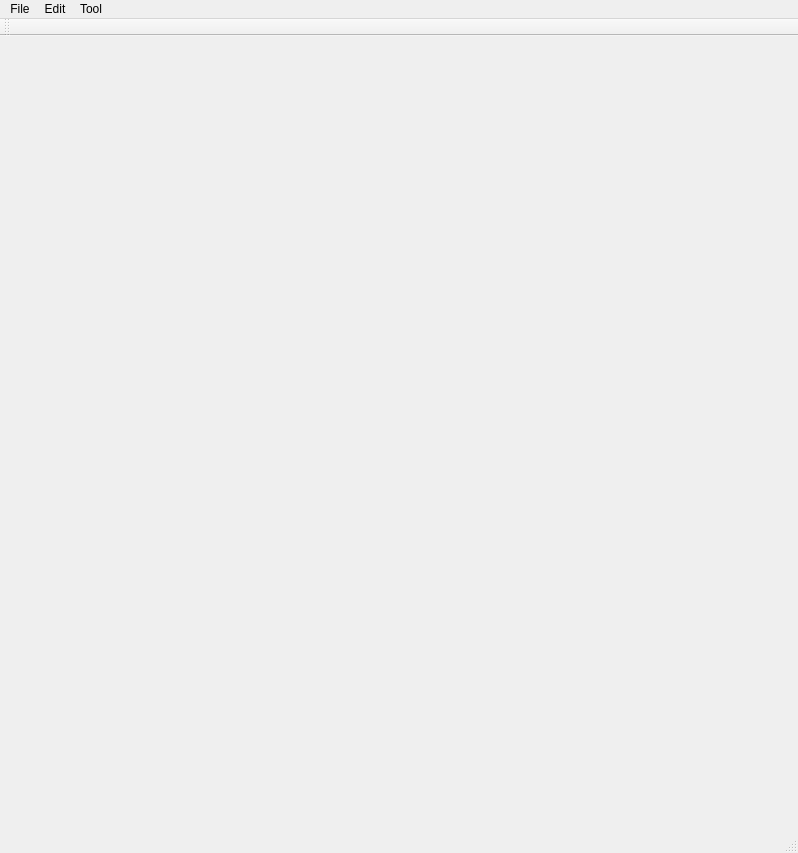
<?xml version="1.0" encoding="UTF-8"?>
<ui version="4.0">
    <class>ClientClass</class>
    <widget class="QMainWindow" name="ClientClass">
        <property name="geometry">
            <rect>
                <x>0</x>
                <y>0</y>
                <width>798</width>
                <height>853</height>
            </rect>
        </property>
        <property name="windowTitle">
            <string>Photo to 3D</string>
        </property>
        <widget class="QWidget" name="centralWidget"/>
        <widget class="QMenuBar" name="menuBar">
            <property name="geometry">
                <rect>
                    <x>0</x>
                    <y>0</y>
                    <width>798</width>
                    <height>21</height>
                </rect>
            </property>
            <widget class="QMenu" name="menuFile">
                <property name="title">
                    <string>File</string>
                </property>
                <addaction name="actionClearBackground"/>
                <addaction name="actionOpenImage"/>
                <addaction name="separator"/>
                <addaction name="actionClearSilhouette"/>
                <addaction name="actionLoadSilhouette"/>
                <addaction name="actionSaveSilhouette"/>
                <addaction name="separator"/>
                <addaction name="actionOpenCGA"/>
                <addaction name="actionSaveCGA"/>
                <addaction name="actionLoadOBJ"/>
                <addaction name="actionSaveOBJ"/>
                <addaction name="separator"/>
                <addaction name="actionExit"/>
            </widget>
            <widget class="QMenu" name="menuOption">
                <property name="title">
                    <string>Tool</string>
                </property>
<!--                <widget class="QMenu" name="menuRendering">-->
<!--                    <property name="title">-->
<!--                        <string>Rendering</string>-->
<!--                    </property>-->
<!--                    <addaction name="actionLineRendering"/>-->
<!--                    <addaction name="actionHatchingRendering"/>-->
<!--                    <addaction name="actionSSAORendering"/>-->
<!--                </widget>-->
                <addaction name="actionBuildingReconstruction"/>
                <addaction name="separator"/>
                <addaction name="actionMassReconstruction"/>
<!--                <addaction name="actionAutoTest"/>-->
                <addaction name="separator"/>
                <addaction name="actionFacadeReconstruction"/>
<!--                <addaction name="separator"/>-->
<!--                <addaction name="actionOption"/>-->
<!--                <addaction name="menuRendering"/>-->
            </widget>
            <widget class="QMenu" name="menuEdit">
                <property name="title">
                    <string>Edit</string>
                </property>
                <addaction name="actionUndo"/>
            </widget>
            <addaction name="menuFile"/>
            <addaction name="menuEdit"/>
            <addaction name="menuOption"/>
        </widget>
        <widget class="QToolBar" name="mainToolBar">
            <attribute name="toolBarArea">
                <enum>TopToolBarArea</enum>
            </attribute>
            <attribute name="toolBarBreak">
                <bool>false</bool>
            </attribute>
        </widget>
        <widget class="QStatusBar" name="statusBar"/>
        <action name="actionOpenImage">
            <property name="text">
                <string>Open Image</string>
            </property>
        </action>
        <action name="actionExit">
            <property name="text">
                <string>Exit</string>
            </property>
        </action>
        <action name="actionMassReconstruction">
            <property name="text">
                <string>Mass Reconstruction</string>
            </property>
            <property name="shortcut">
                <string>Ctrl+P</string>
            </property>
        </action>
        <action name="actionNew">
            <property name="text">
                <string>New</string>
            </property>
            <property name="shortcut">
                <string>Ctrl+N</string>
            </property>
        </action>
        <action name="actionOpenCGA">
            <property name="text">
                <string>Open CGA</string>
            </property>
        </action>
        <action name="actionLoadSilhouette">
            <property name="text">
                <string>Load Silhouette</string>
            </property>
            <property name="shortcut">
                <string>Ctrl+O</string>
            </property>
        </action>
        <action name="actionSaveSilhouette">
            <property name="text">
                <string>Save Silhouette</string>
            </property>
            <property name="shortcut">
                <string>Ctrl+S</string>
            </property>
        </action>
        <action name="actionUndo">
            <property name="text">
                <string>Undo</string>
            </property>
            <property name="shortcut">
                <string>Ctrl+Z</string>
            </property>
        </action>
        <action name="actionExtractCameraParameter">
            <property name="text">
                <string>Extract Camera Parameter</string>
            </property>
        </action>
        <action name="actionParameterEstimationWithCameraCalibration">
            <property name="text">
                <string>Parameter Estimation with Camera Calibration</string>
            </property>
        </action>
        <action name="actionParameterDialog">
            <property name="text">
                <string>Parameter Dialog</string>
            </property>
        </action>
        <action name="actionSaveScreen">
            <property name="text">
                <string>Save Screen</string>
            </property>
        </action>
        <action name="actionOption">
            <property name="text">
                <string>Option</string>
            </property>
        </action>
        <action name="actionPenVanishingLine">
            <property name="checkable">
                <bool>true</bool>
            </property>
            <property name="text">
                <string>Vanishing Line</string>
            </property>
        </action>
        <action name="actionPenSilhouette">
            <property name="checkable">
                <bool>true</bool>
            </property>
            <property name="text">
                <string>Silhouette</string>
            </property>
        </action>
        <action name="actionClearLines">
            <property name="text">
                <string>Clear Lines</string>
            </property>
        </action>
        <action name="actionSaveLines">
            <property name="text">
                <string>Save Lines</string>
            </property>
        </action>
        <action name="actionLoadLines">
            <property name="text">
                <string>Load Lines</string>
            </property>
        </action>
        <action name="actionClearSilhouette">
            <property name="text">
                <string>Clear Silhouette</string>
            </property>
        </action>
        <action name="actionClearBackground">
            <property name="text">
                <string>Clear Background</string>
            </property>
        </action>
<!--        <action name="actionAutoTest">-->
<!--            <property name="text">-->
<!--                <string>Auto Test</string>-->
<!--            </property>-->
<!--        </action>-->
        <action name="actionFacadeReconstruction">
            <property name="text">
                <string>Facade Reconstruction</string>
            </property>
        </action>
<!--        <action name="actionTextureMapping">-->
<!--            <property name="text">-->
<!--                <string>Texture Mapping</string>-->
<!--            </property>-->
<!--        </action>-->
<!--        <action name="actionLineRendering">-->
<!--            <property name="checkable">-->
<!--                <bool>true</bool>-->
<!--            </property>-->
<!--            <property name="text">-->
<!--                <string>Line Rendering</string>-->
<!--            </property>-->
<!--        </action>-->
<!--        <action name="actionSSAORendering">-->
<!--            <property name="checkable">-->
<!--                <bool>true</bool>-->
<!--            </property>-->
<!--            <property name="text">-->
<!--                <string>SSAO</string>-->
<!--            </property>-->
<!--        </action>-->
<!--        <action name="actionHatchingRendering">-->
<!--            <property name="checkable">-->
<!--                <bool>true</bool>-->
<!--            </property>-->
<!--            <property name="text">-->
<!--                <string>Hatching</string>-->
<!--            </property>-->
<!--        </action>-->
        <action name="actionBuildingReconstruction">
            <property name="text">
                <string>Building Reconstruction</string>
            </property>
        </action>
        <action name="actionLoadOBJ">
            <property name="text">
                <string>Load OBJ</string>
            </property>
        </action>
        <action name="actionSaveOBJ">
            <property name="text">
                <string>Save OBJ</string>
            </property>
        </action>
        <action name="actionSaveCGA">
            <property name="text">
                <string>Save CGA</string>
            </property>
        </action>
        <action name="actionLoadSilhouetteOld">
            <property name="text">
                <string>Load Silhouette Old</string>
            </property>
        </action>
    </widget>
    <layoutdefault spacing="6" margin="11"/>
    <resources>
        <include location="Client.qrc"/>
    </resources>
    <connections/>
</ui>
